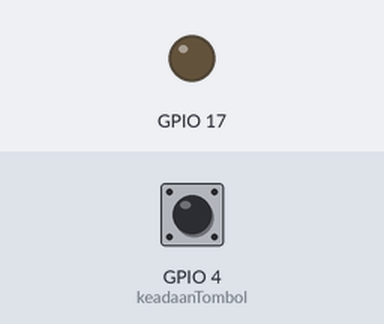
Simulated run of this program. Board: Raspberry Pi (BCM pin numbers). Shown: output pins drawn as LEDs (lit = HIGH). Inputs (shaded band) come from the test bench; at power-on: GPIO 4 (keadaanTombol) LOW.

Above: at 1.2 s.
1.3 s: GPIO 4 (keadaanTombol) pulled HIGH for 0.15 s
At 1.37 s:
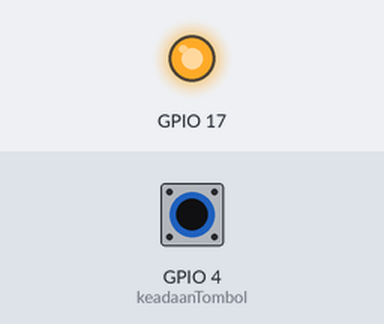
2.9 s: GPIO 4 (keadaanTombol) pulled HIGH for 3.2 s
At 6.4 s:
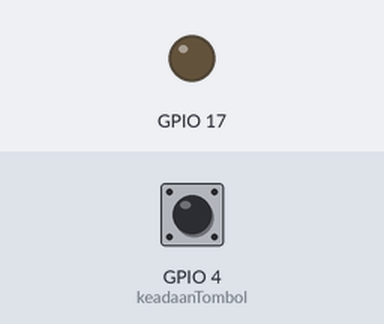
Timing chart, 0 to 7.9 s (numbered marks = the images above; inputs shaded):
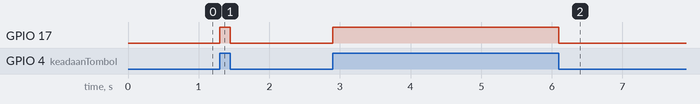

Measured:
- after the input at 1.3 s, GPIO 17: LOW → HIGH at once, → LOW 0.15 s later
- after the input at 2.9 s, GPIO 17: LOW → HIGH at once, → LOW 3.2 s later

The program:

tombol.py
```python
# ----------------------------------------
# tombol.py
#
# Contoh untuk mengendalikan LED
#   berdasarkan keadaan tombol
# ----------------------------------------

import RPi.GPIO as GPIO

GPIO.setwarnings(False)

GPIO.setmode(GPIO.BCM)
GPIO.setup(17, GPIO.OUT)
GPIO.setup(4, GPIO.IN)

# Pastikan LED mati
GPIO.output(17, GPIO.LOW)

while True:
    # Baca keadaan tombol
    keadaanTombol = GPIO.input(4)

    # Proses LED
    if keadaanTombol == 1:
        # Hidupkan LED
        GPIO.output(17, GPIO.HIGH)
    else:
        # Matikan LED
        GPIO.output(17, GPIO.LOW)
```
